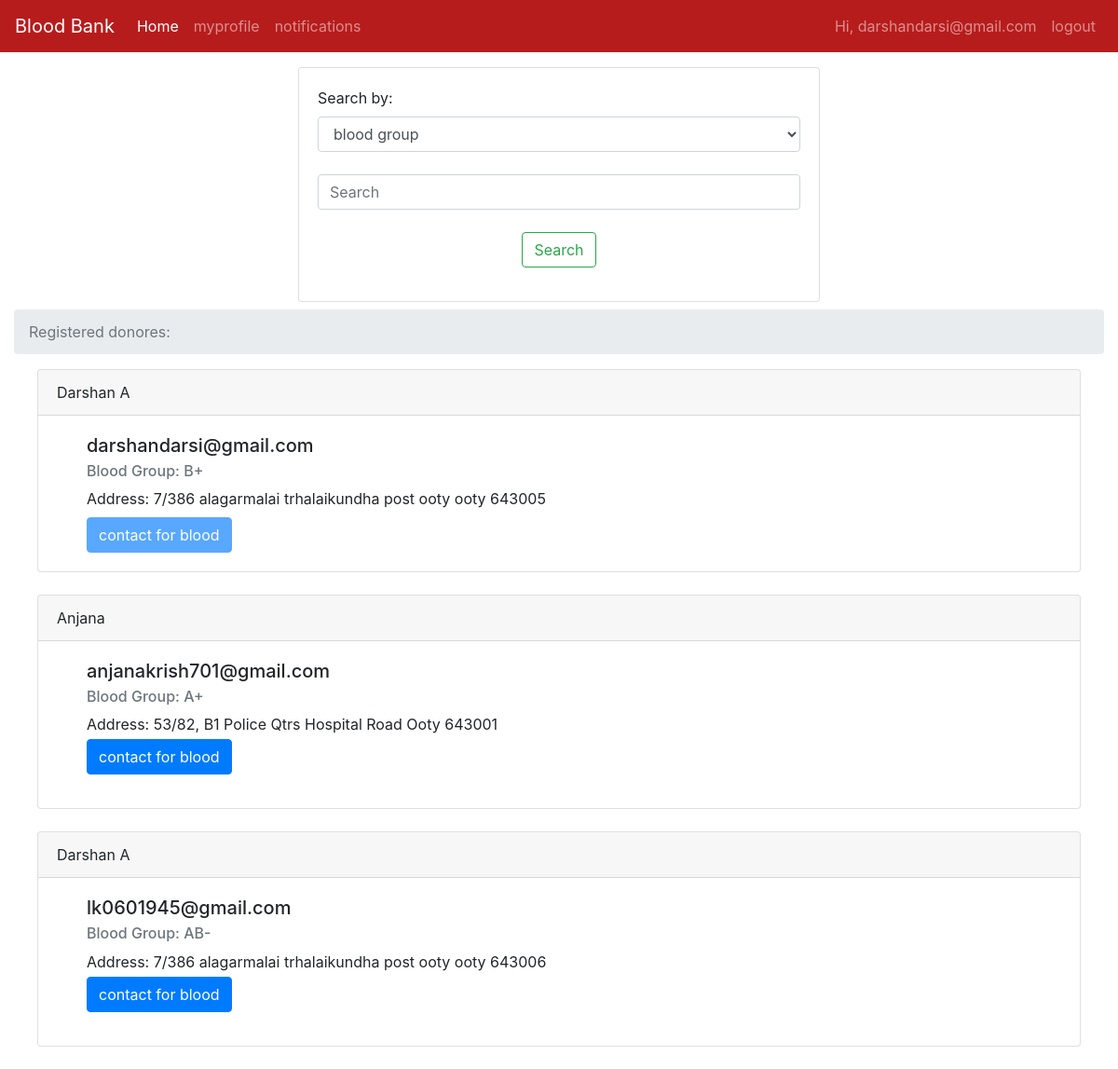
Page /index (signed in) on the committed database.
### tables this page shows
CREATE TABLE users (name TEXT, addr TEXT, city TEXT, pin TEXT, bg TEXT,email TEXT UNIQUE, pass TEXT);

### server.py (the view, shortened to what this page needs)
@app.route('/index',methods = ['POST','GET'])
def index():
    if session.get('username') is not None:
        messages = session['username']
    else:
        messages = ""
    user = {'username': messages}
    print(messages)
    if request.method=='GET':
        con = sqlite3.connect('database.db')
        con.row_factory = sqlite3.Row
        cur = con.cursor()
        cur.execute("select * from users ")
        rows = cur.fetchall();
        return render_template('index.html', title='Home', user=user, rows=rows)

### templates/index.html (shortened to what this page needs)
{% extends "base.html" %} {% block content %}
<div class="container-fluid">
  <center>
    <div class="card text-left mt-3" style="width: 35rem">
      <div class="card-body">
        <form class="form-group" action="{{url_for('index')}}" method="POST">
          <label for="sel"> Search by:</label>
          <select
            name="type"
            class="form-control"
            id="exampleFormControlSelect1"
            required
          >
            <option value="blood">blood group</option>
            <option value="donorname">donorname</option></select
          ><br />
          <input
            class="form-control mr-sm-2"
            type="search"
            name="search"
            placeholder="Search"
            aria-label="Search"
            required
          /><br />
          <center>
            <button class="btn btn-outline-success my-2 my-sm-0" type="submit">
              Search
            </button>
          </center>
        </form>
      </div>
    </div>
  </center>
</div>
<div class="container-fluid">
  <nav aria-label="breadcrumb">
    <ol class="breadcrumb">
      <li class="breadcrumb-item active" aria-current="page">
        Registered donores:
      </li>
    </ol>
  </nav>
  <center>
    {% for row in rows %}
    <div class="card text-left" style="width: 70rem">
      <div class="card-header">{{row["name"]}}</div>
      <div class="card-body ml-3">
        <h5 class="card-title ml-3">{{row['email']}}</h5>
        <h6 class="card-subtitle mb-2 ml-3 text-muted">
          Blood Group: {{row['bg']}}
        </h6>
        <p class="card-text ml-3">
          Address: {{row["addr"]}} {{ row["city"]}} {{row['pin']}}
          <br />
          {% if session['username'] == row['email']%}
          <span
            class="d-inline-block"
            data-toggle="popover"
            data-content="Disabled popover"
          >
            <button
              class="btn btn-primary mt-2"
              style="pointer-events: none"
              type="button"
              disabled
            >
              contact for blood
            </button>
          </span>
          {% elif session['logged_in'] == True %}
          <button
            type="button"
            class="btn btn-primary mt-1"
            onclick="send_notification_clicked('{{row['email']}}');"
            data-toggle="modal"
            data-target="#exampleModalCenter"
          >
            contact for blood
          </button>
        </p>
        {% endif %}
      </div>
    </div>
    <br />
    {% endfor %}
  </center>
</div>
 {% endblock %}

### templates/base.html (shortened to what this page needs)
<html>
    <head>
        <link rel="stylesheet" href="https://stackpath.bootstrapcdn.com/bootstrap/4.1.3/css/bootstrap.min.css">
    </head>
    <body>
      {% if session['admin'] == True %}
      <nav class="navbar navbar-expand-lg navbar-dark" style="background-color: #b71c1c;">
        <button class="navbar-toggler" type="button" data-toggle="collapse" data-target="#navbarSupportedContent" aria-controls="navbarSupportedContent" aria-expanded="false" aria-label="Toggle navigation">
          <span class="navbar-toggler-icon"></span>
        </button>
      <div class="collapse navbar-collapse" id="navbarNav">
        <a class="navbar-brand" href="/">Blood Bank</a>
      <ul class="navbar-nav mr-auto">
        <li class="nav-item active">
          <a class="nav-link" href="/">Home <span class="sr-only">(current)</span></a>
        </li>
      <li class="nav-item">
        <a class="nav-link" href="/dashboard">Dashboard</a>
      </li>
      <li class="nav-item">
        <a class="nav-link" href="/bloodbank">add blood</a>
      </li>
      </ul>
      <ul class="navbar-nav ml-auto">
        <li class="nav-item">
          <a class="nav-link" href="{{url_for('logout')}}">logout</a>
        </li>
        </ul>
    </div>
  </nav>
      {% elif session['logged_in'] == True %}
      <nav class="navbar navbar-expand-lg navbar-dark" style="background-color: #b71c1c;">
      <div class="collapse navbar-collapse" id="navbarNav">
        <a class="navbar-brand" href="/">Blood Bank</a>
      <ul class="navbar-nav mr-auto">
        <li class="nav-item active">
          <a class="nav-link" href="/">Home <span class="sr-only">(current)</span></a>
        </li>
      <li class="nav-item">
        <a class="nav-link" href="{{url_for('myprofile',email=session['username'])}}">myprofile</a>
      </li>
      <li class="nav-item">
        <a class="nav-link" href="{{url_for('notifications')}}">notifications</a>
      </li>
      </ul>
      <ul class="navbar-nav ml-auto">
    <li class="nav-item">
      <a class="nav-link" href="#"> Hi, {{ session['username']}}</a>
    </li>
    <li class="nav-item">
      <a class="nav-link" href="{{url_for('logout')}}">logout</a>
    </li>
    </ul>
  </div>
</nav>
    {%endif%}
          {% block content %}
           {% endblock %}
      </body>
</html>

### rows in the picture
users: username "darshandarsi@gmail.com", name "Darshan A", email "darshandarsi@gmail.com", bg "B+", addr "7/386 alagarmalai trhalaikundha post ooty", city "ooty", pin "643005", shows "contact for blood"
users: name "Anjana", email "anjanakrish701@gmail.com", bg "A+", addr "53/82, B1 Police Qtrs Hospital Road", city "Ooty", pin "643001"
users: name "Darshan A", email "lk0601945@gmail.com", bg "AB-", addr "7/386 alagarmalai trhalaikundha post ooty", city "ooty", pin "643006"
